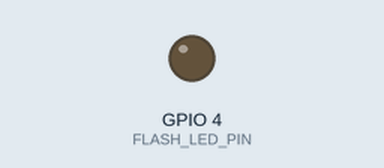
The sketch below on a simulated ESP32. On the bench: output pins drawn as LEDs (lit = HIGH). WiFi joins after 1.5 s; servers stay silent unless stated; uploads are accepted with an empty reply; the camera gives no picture; what the sketch prints to the serial monitor is not drawn.

Above: at 5.9 s.
At 11.0 s:
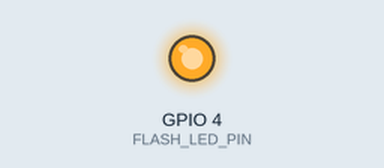
Timing chart, 0 to 14.8 s (numbered marks = the images above):
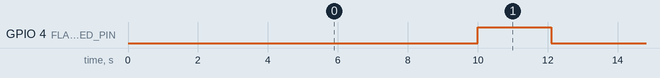

Measured:
- by itself, GPIO 4 (FLASH_LED_PIN): alternates HIGH for 2.1 s and LOW for 7.9 s

The sketch:

esp32.ino
```cpp
#include <WiFi.h>
#include "soc/soc.h"
#include "soc/rtc_cntl_reg.h"
#include "esp_camera.h"

#define PWDN_GPIO_NUM     32
#define RESET_GPIO_NUM    -1
#define XCLK_GPIO_NUM      0
#define SIOD_GPIO_NUM     26
#define SIOC_GPIO_NUM     27

#define Y9_GPIO_NUM       35
#define Y8_GPIO_NUM       34
#define Y7_GPIO_NUM       39
#define Y6_GPIO_NUM       36
#define Y5_GPIO_NUM       21
#define Y4_GPIO_NUM       19
#define Y3_GPIO_NUM       18
#define Y2_GPIO_NUM        5
#define VSYNC_GPIO_NUM    25
#define HREF_GPIO_NUM     23
#define PCLK_GPIO_NUM     22

#define FLASH_LED_PIN 4

const char* ssid = "Masukkan nama wifi";
const char* password = "Masukkan password wifi";

unsigned long previousMillis = 0;
const int Interval = 10000;
String serverName = "Masukkan IP Address Computer";
String serverPath = "/data";
const int serverPort = 5000;

bool LED_Flash_ON = true;
WiFiClient client;
void sendPhotoToServer() {
  String AllData;
  String DataBody;

  Serial.println();
  Serial.println("-----------");

  Serial.println("Taking a photo...");

  if (LED_Flash_ON == true) {
    digitalWrite(FLASH_LED_PIN, HIGH);
    delay(1000);
  }
  for (int i = 0; i <= 3; i++) {
    camera_fb_t * fb = NULL;
    fb = esp_camera_fb_get();
     if(!fb) {
        Serial.println("Camera capture failed");
        Serial.println("Restarting the ESP32 CAM.");
        delay(1000);
        ESP.restart();
        return;
      }
    esp_camera_fb_return(fb);
    delay(200);
  }

  camera_fb_t * fb = NULL;
  fb = esp_camera_fb_get();
  if(!fb) {
    Serial.println("Camera capture failed");
    Serial.println("Restarting the ESP32 CAM.");
    delay(1000);
    ESP.restart();
    return;
  }

  if (LED_Flash_ON == true) digitalWrite(FLASH_LED_PIN, LOW);

  Serial.println("Taking a photo was successful.");
  Serial.println("Connecting to server: " + serverName);

  if (client.connect(serverName.c_str(), serverPort)) {
    Serial.println("Connection successful!");

    String post_data = "--dataMarker\r\nContent-Disposition: form-data; name=\"imageFile\"; filename=\"ESP32CAMCap.jpg\"\r\nContent-Type: image/jpeg\r\n\r\n";
    String head =  post_data;
    String boundary = "\r\n--dataMarker--\r\n";

    uint32_t imageLen = fb->len;
    uint32_t dataLen = head.length() + boundary.length();
    uint32_t totalLen = imageLen + dataLen;

    client.println("POST " + serverPath + " HTTP/1.1");
    client.println("Host: " + serverName);
    client.println("Content-Length: " + String(totalLen));
    client.println("Content-Type: multipart/form-data; boundary=dataMarker");
    client.println();
    client.print(head);

    uint8_t *fbBuf = fb->buf;
    size_t fbLen = fb->len;
    for (size_t n=0; n<fbLen; n=n+1024) {
      if (n+1024 < fbLen) {
        client.write(fbBuf, 1024);
        fbBuf += 1024;
      }
      else if (fbLen%1024>0) {
        size_t remainder = fbLen%1024;
        client.write(fbBuf, remainder);
      }
    }
    client.print(boundary);

    esp_camera_fb_return(fb);

    int timoutTimer = 10000;
    long startTimer = millis();
    boolean state = false;
    Serial.println("Response : ");
    while ((startTimer + timoutTimer) > millis()) {
      Serial.print(".");
      delay(200);

      while (client.available()) {
        char c = client.read();
        if (c == '\n') {
          if (AllData.length()==0) { state=true; }
          AllData = "";
        }
        else if (c != '\r') { AllData += String(c); }
        if (state==true) { DataBody += String(c); }
        startTimer = millis();
      }
      if (DataBody.length()>0) { break; }
    }
    client.stop();
    Serial.println(DataBody);
    Serial.println("-----------");
    Serial.println();

  }
  else {
    client.stop();
    DataBody = "Connection to " + serverName +  " failed.";
    Serial.println(DataBody);
    Serial.println("-----------");
  }
}
void setup() {
  WRITE_PERI_REG(RTC_CNTL_BROWN_OUT_REG, 0);

  Serial.begin(115200);
  Serial.println();

  pinMode(FLASH_LED_PIN, OUTPUT);

  WiFi.mode(WIFI_STA);
  Serial.println();

  Serial.println();
  Serial.print("Connecting to : ");
  Serial.println(ssid);
  WiFi.begin(ssid, password);

  int connecting_process_timed_out = 20;
  connecting_process_timed_out = connecting_process_timed_out * 2;
  while (WiFi.status() != WL_CONNECTED) {
    Serial.print(".");
    delay(500);
    if(connecting_process_timed_out > 0) connecting_process_timed_out--;
    if(connecting_process_timed_out == 0) {
      Serial.println();
      Serial.print("Failed to connect to ");
      Serial.println(ssid);
      Serial.println("Restarting the ESP32 CAM.");
      delay(1000);
      ESP.restart();
    }
  }
  Serial.println();
  Serial.print("Successfully connected to ");
  Serial.println(ssid);

  Serial.println();
  Serial.print("Set the camera ESP32 CAM...");

  camera_config_t config;
  config.ledc_channel = LEDC_CHANNEL_0;
  config.ledc_timer = LEDC_TIMER_0;
  config.pin_d0 = Y2_GPIO_NUM;
  config.pin_d1 = Y3_GPIO_NUM;
  config.pin_d2 = Y4_GPIO_NUM;
  config.pin_d3 = Y5_GPIO_NUM;
  config.pin_d4 = Y6_GPIO_NUM;
  config.pin_d5 = Y7_GPIO_NUM;
  config.pin_d6 = Y8_GPIO_NUM;
  config.pin_d7 = Y9_GPIO_NUM;
  config.pin_xclk = XCLK_GPIO_NUM;
  config.pin_pclk = PCLK_GPIO_NUM;
  config.pin_vsync = VSYNC_GPIO_NUM;
  config.pin_href = HREF_GPIO_NUM;
  config.pin_sscb_sda = SIOD_GPIO_NUM;
  config.pin_sscb_scl = SIOC_GPIO_NUM;
  config.pin_pwdn = PWDN_GPIO_NUM;
  config.pin_reset = RESET_GPIO_NUM;
  config.xclk_freq_hz = 20000000;
  config.pixel_format = PIXFORMAT_JPEG;

  if(psramFound()){
    config.frame_size = FRAMESIZE_SXGA;
    config.jpeg_quality = 10;  //--> 0-63 lower number means higher quality
    config.fb_count = 2;
  } else {
    config.frame_size = FRAMESIZE_SXGA;
    config.jpeg_quality = 8;  //--> 0-63 lower number means higher quality
    config.fb_count = 1;
  }
  esp_err_t err = esp_camera_init(&config);
  if (err != ESP_OK) {
    Serial.printf("Camera init failed with error 0x%x", err);
    Serial.println();
    Serial.println("Restarting the ESP32 CAM.");
    delay(1000);
    ESP.restart();
  }
  sensor_t * s = esp_camera_sensor_get();
  s->set_framesize(s, FRAMESIZE_SXGA);
  Serial.println();
  Serial.println("Set camera ESP32 CAM successfully.");
  Serial.println();
  Serial.print("ESP32-CAM captures and sends photos to the server every 15 seconds.");
}


void loop() {
  unsigned long currentMillis = millis();
  if (currentMillis - previousMillis >= Interval) {
    previousMillis = currentMillis;

    sendPhotoToServer();
  }
}
```
